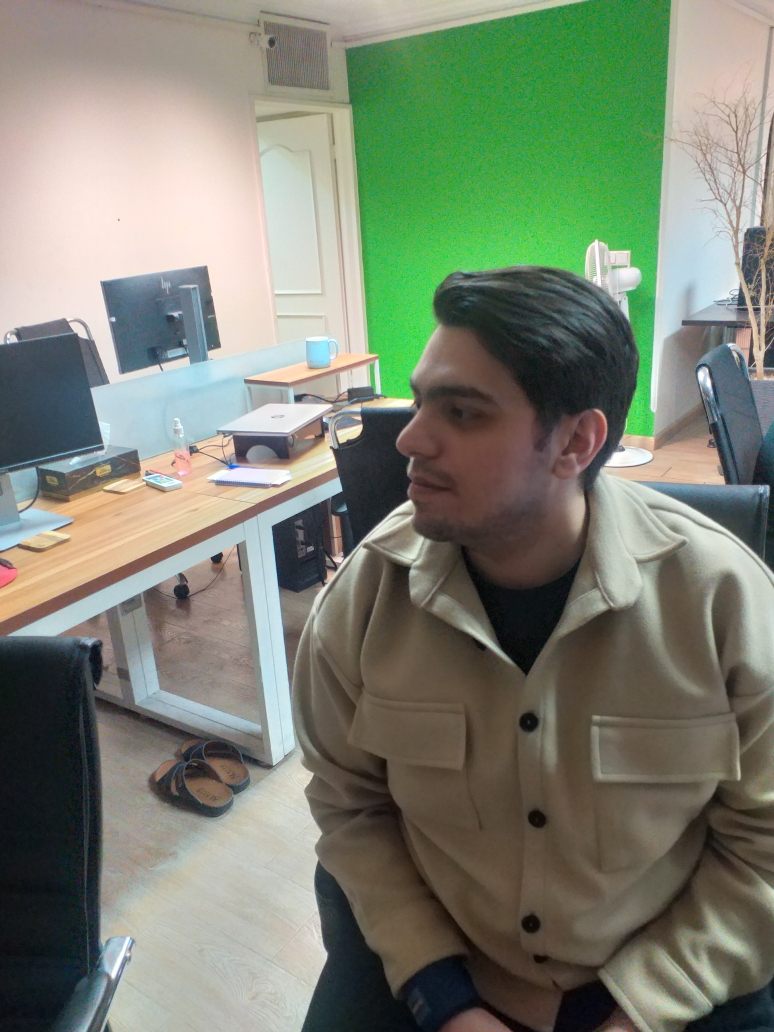
#> input picture data/face-1.jpg, 3096 x 4128 px (shown at 1/4 size)
$ python -i image_enhancement.py   (imports and definitions only)
#> lines starting #> are read from the running program, lines starting #| are printed output that depends on the picture
import cv2
import numpy as np
from PIL import Image


def automatic_adjust(image, clip_hist_percent=15, return_pill=False):
    # Convert PIL image to a NumPy array
#> called with clip_hist_percent = 15, return_pill = False
    image_np = np.array(image)

    # Ensure image is in BGR format as expected by OpenCV
    if image_np.ndim == 2:  # Grayscale image
        image_np = cv2.cvtColor(image_np, cv2.COLOR_GRAY2BGR)
    elif image_np.shape[2] == 4:  # RGBA image
        image_np = cv2.cvtColor(image_np, cv2.COLOR_RGBA2BGR)

    # Convert image to grayscale
    gray = cv2.cvtColor(image_np, cv2.COLOR_BGR2GRAY)
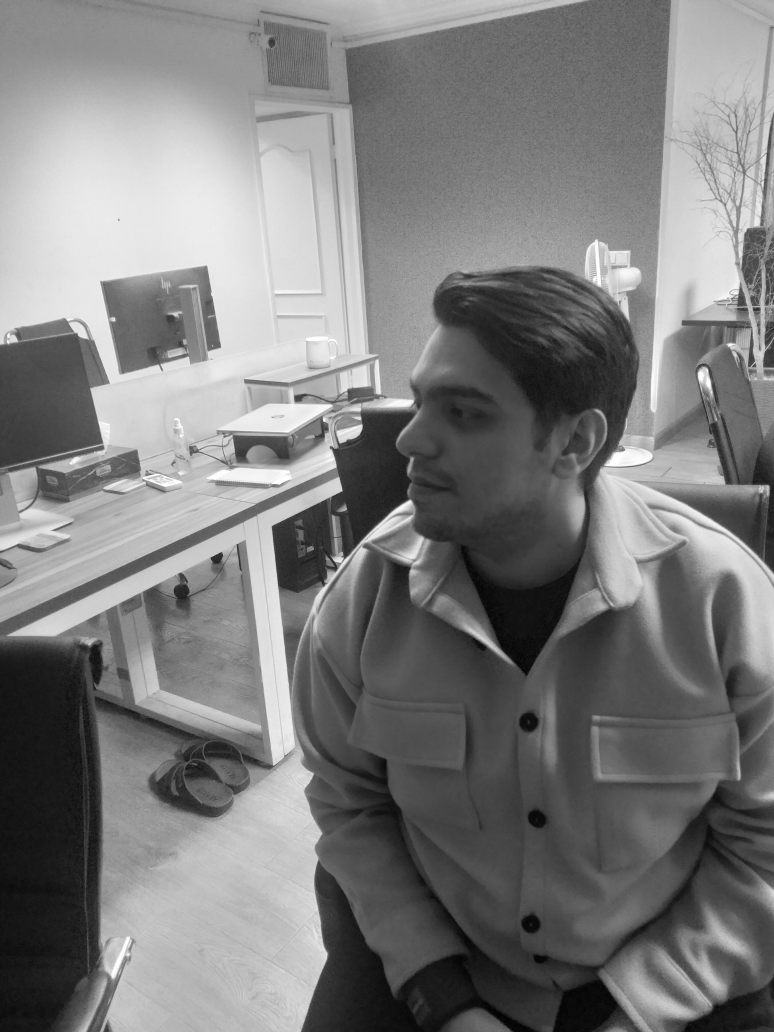
#> gray: shape (4128, 3096) (shown at 1/4 size); min 0, max 255, mean 124.4

    # Calculate grayscale histogram
    hist = cv2.calcHist([gray], [0], None, [256], [0, 256])
#> hist = 256 values, max 104266 at index 80, min 85 at index 0, mean 49923
    hist_size = len(hist)
#> hist_size = 256

    # Calculate cumulative distribution from the histogram
    accumulator = []
    accumulator.append(float(hist[0]))
    for index in range(1, hist_size):
        accumulator.append(accumulator[index - 1] + float(hist[index]))
#> after the loop, accumulator = 256 values from 85 to 12780288

    # Locate points to clip
    maximum = accumulator[-1]
#> maximum = 12780288
    clip_hist_percent *= (maximum / 100.0)
#> clip_hist_percent = 1917043.2
    clip_hist_percent /= 2.0
#> clip_hist_percent = 958521.6

    # Locate left cut
    minimum_gray = 0
    while accumulator[minimum_gray] < clip_hist_percent:
        minimum_gray += 1
#> this loop made 34 passes
#> after the loop, minimum_gray = 34

    # Locate right cut
    maximum_gray = hist_size - 1
#> maximum_gray = 255
    while accumulator[maximum_gray] >= (maximum - clip_hist_percent):
        maximum_gray -= 1
#> this loop made 37 passes
#> maximum_gray on passes 1 to 12: 254, 253, 252, 251, 250, 249, 248, 247, 246, 245, 244, 243
#> after the loop, maximum_gray = 218

    # Calculate alpha and beta values
    alpha = 255 / (maximum_gray - minimum_gray)
#> alpha = 1.39
    beta = -minimum_gray * alpha
#> beta = -47.12

    # Apply the brightness and contrast adjustment
    auto_result = cv2.convertScaleAbs(image_np, alpha=alpha, beta=beta)
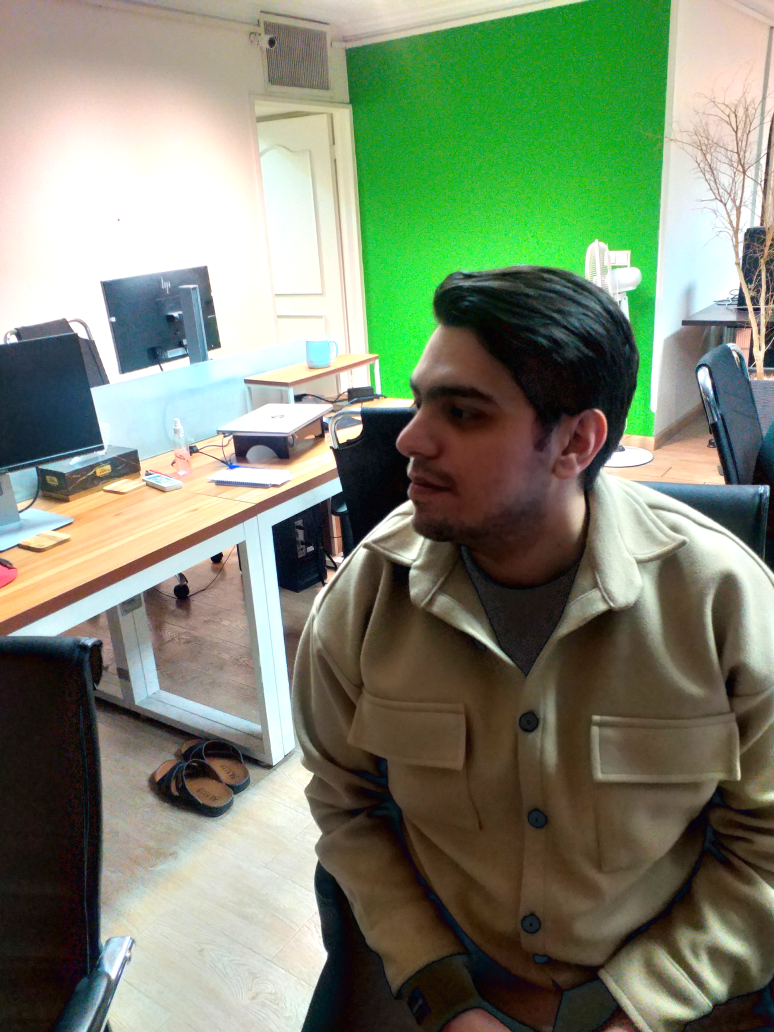
#> auto_result: shape (4128, 3096, 3) (shown at 1/4 size); mean R, G, B 124.5, 134.5, 111.4

    # Resize frame of video to 1/2 size for faster face recognition processing
    small_frame = cv2.resize(auto_result, (0, 0), fx=0.5, fy=0.5)

    # Convert the result back to a PIL image
    if return_pill:
        auto_result = Image.fromarray(auto_result)
    else:
        auto_result = small_frame[:, :, ::-1]
#> auto_result: shape (2064, 1548, 3)

    return auto_result

>>> import cv2
>>> picture = cv2.cvtColor(cv2.imread('../../data/face-1.jpg'), cv2.COLOR_BGR2RGB)
>>> result = automatic_adjust(picture)

$ run again, on data/face-2.jpg
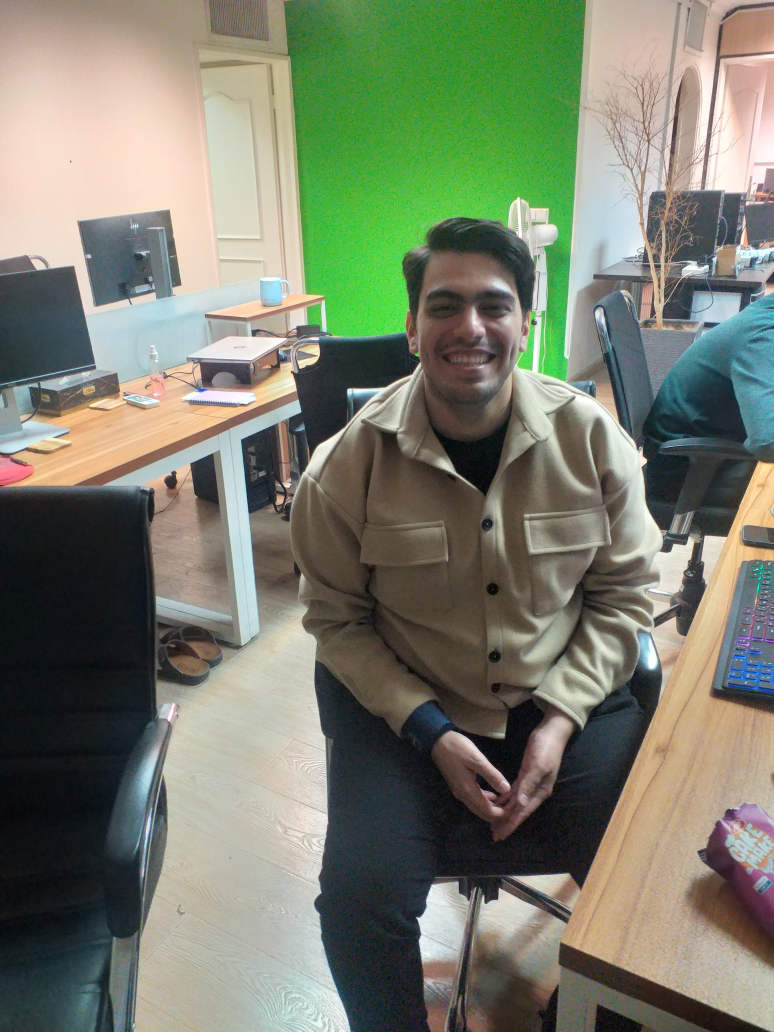
#> input picture data/face-2.jpg, 3096 x 4128 px (shown at 1/4 size)
#> in automatic_adjust, `gray = cv2.cvtColor(image_np, cv2.COLOR_BGR2GRAY)`:
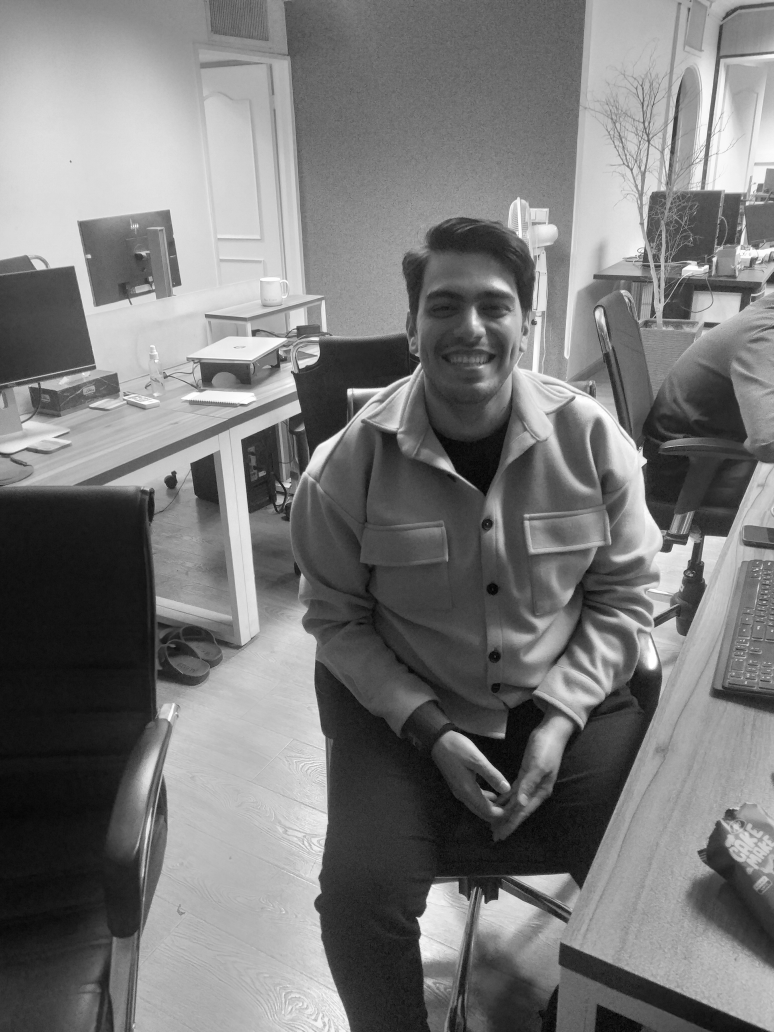
#> gray: shape (4128, 3096) (shown at 1/4 size); min 0, max 255, mean 121.1
#> hist = 256 values, max 102935 at index 19, min 248 at index 0, mean 49923
#> hist_size = 256
#> after the loop in automatic_adjust, `for index in range(1, hist_size):`: accumulator = 256 values from 248 to 12780288
#> maximum = 12780288
#> in automatic_adjust, `clip_hist_percent *= (maximum / 100.0)`: clip_hist_percent = 1917043.2
#> in automatic_adjust, `clip_hist_percent /= 2.0`: clip_hist_percent = 958521.6
#> the loop in automatic_adjust, `while accumulator[minimum_gray] < clip_hist_percent:` made 24 passes
#> after the loop in automatic_adjust, `while accumulator[minimum_gray] < clip_hist_percent:`: minimum_gray = 24
#> in automatic_adjust, `maximum_gray = hist_size - 1`: maximum_gray = 255
#> the loop in automatic_adjust, `while accumulator[maximum_gray] >= (maximum - clip_hist_percent):` made 41 passes
#> maximum_gray on passes 1 to 8: 254, 253, 252, 251, 250, 249, 248, 247
#> after the loop in automatic_adjust, `while accumulator[maximum_gray] >= (maximum - clip_hist_percent):`: maximum_gray = 214
#> alpha = 1.34
#> beta = -32.21
#> in automatic_adjust, `auto_result = cv2.convertScaleAbs(image_np, alpha=alpha, beta=beta)`:
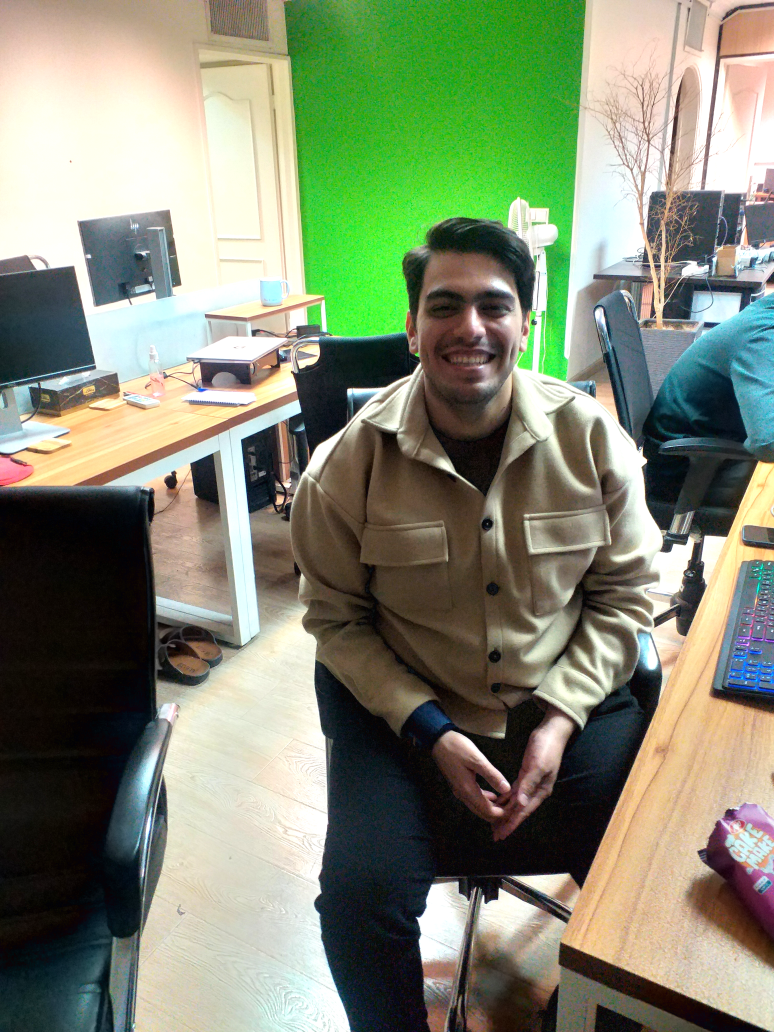
#> auto_result: shape (4128, 3096, 3) (shown at 1/4 size); mean R, G, B 129.9, 137.9, 114.7

$ run again, on data/face-3.jpg
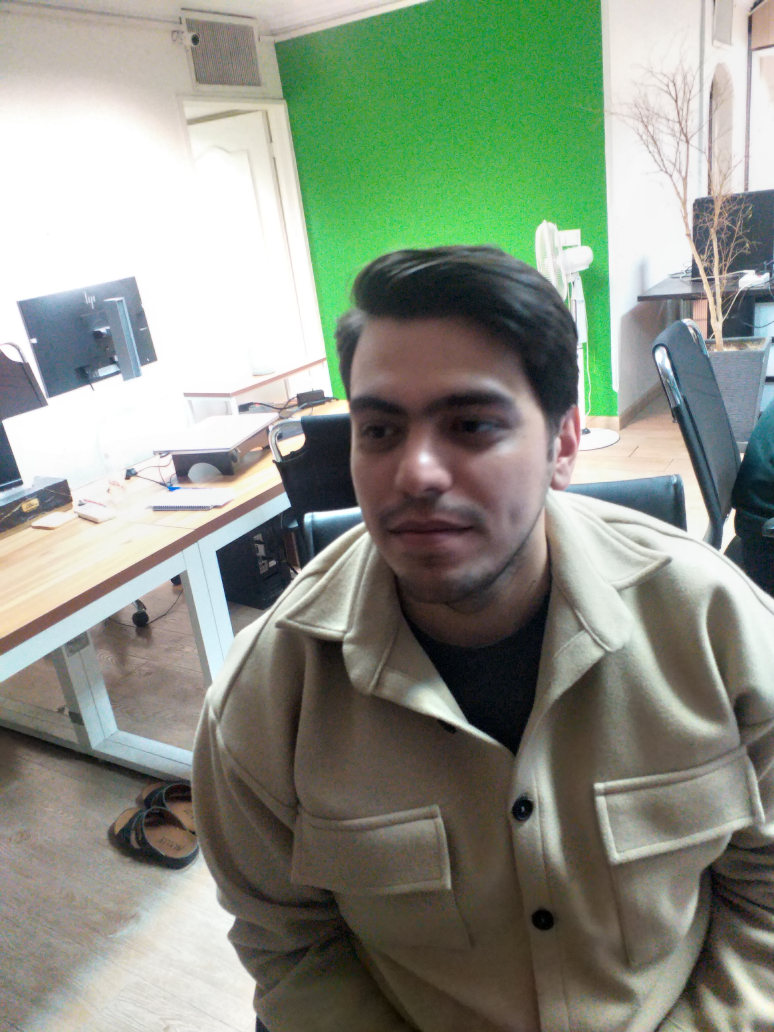
#> input picture data/face-3.jpg, 3096 x 4128 px (shown at 1/4 size)
#> in automatic_adjust, `gray = cv2.cvtColor(image_np, cv2.COLOR_BGR2GRAY)`:
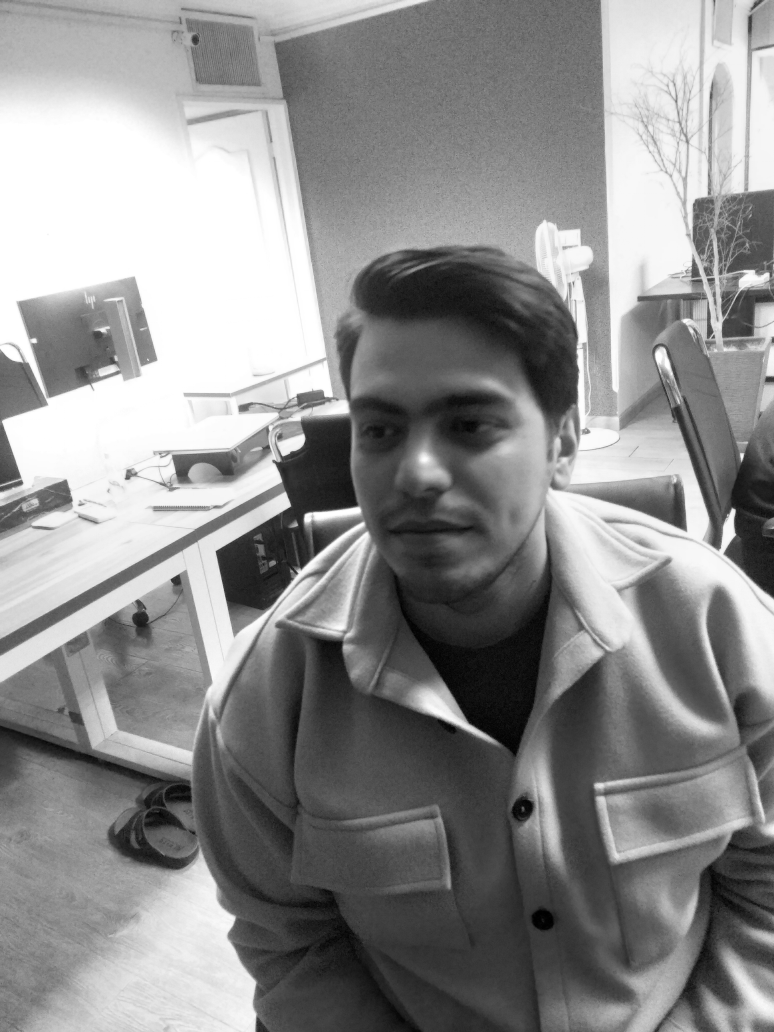
#> gray: shape (4128, 3096) (shown at 1/4 size); min 0, max 255, mean 141.7
#> hist = 256 values, max 982548 at index 255, min 1283 at index 0, mean 49923
#> hist_size = 256
#> after the loop in automatic_adjust, `for index in range(1, hist_size):`: accumulator = 256 values from 1283 to 12780288
#> maximum = 12780288
#> in automatic_adjust, `clip_hist_percent *= (maximum / 100.0)`: clip_hist_percent = 1917043.2
#> in automatic_adjust, `clip_hist_percent /= 2.0`: clip_hist_percent = 958521.6
#> the loop in automatic_adjust, `while accumulator[minimum_gray] < clip_hist_percent:` made 43 passes
#> after the loop in automatic_adjust, `while accumulator[minimum_gray] < clip_hist_percent:`: minimum_gray = 43
#> in automatic_adjust, `maximum_gray = hist_size - 1`: maximum_gray = 255
#> the loop in automatic_adjust, `while accumulator[maximum_gray] >= (maximum - clip_hist_percent):` made 1 pass
#> maximum_gray on pass 1: 254
#> after the loop in automatic_adjust, `while accumulator[maximum_gray] >= (maximum - clip_hist_percent):`: maximum_gray = 254
#> alpha = 1.21
#> beta = -51.97
#> in automatic_adjust, `auto_result = cv2.convertScaleAbs(image_np, alpha=alpha, beta=beta)`:
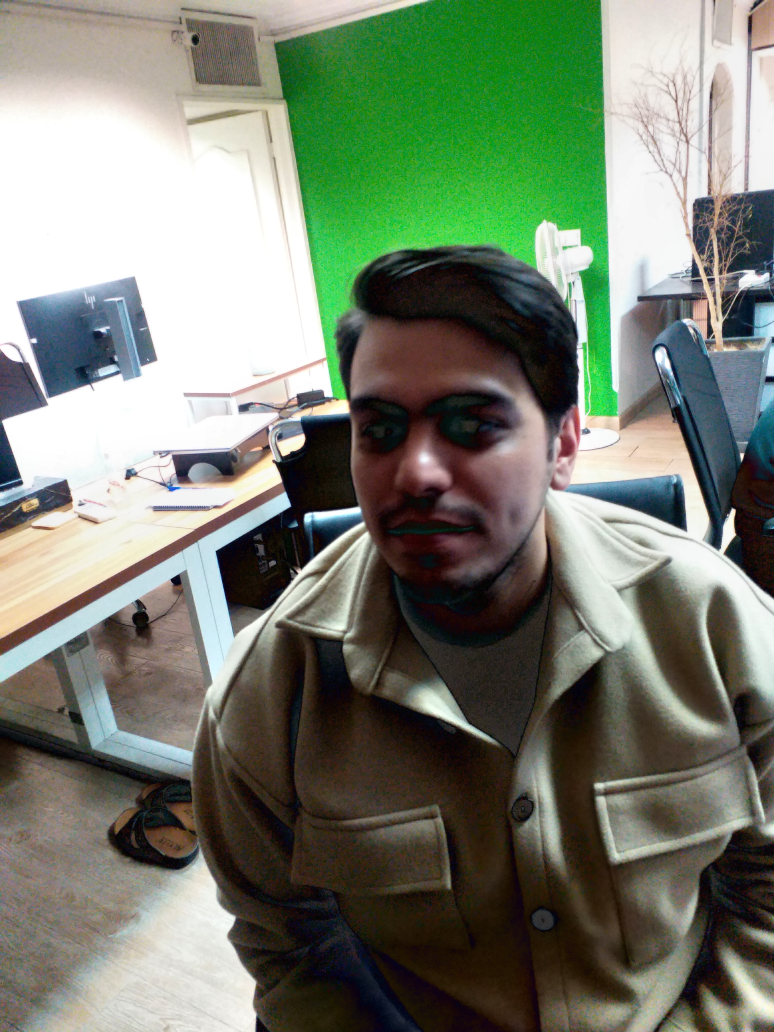
#> auto_result: shape (4128, 3096, 3) (shown at 1/4 size); mean R, G, B 119.6, 127.8, 111.6
